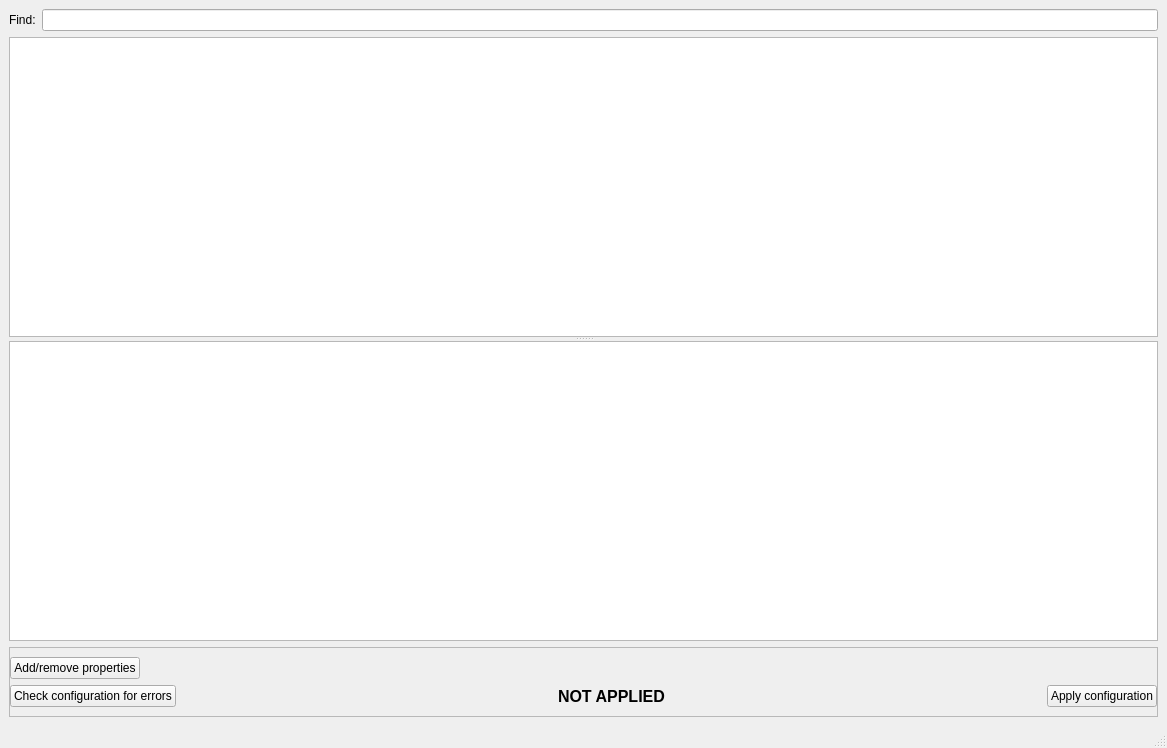
<?xml version="1.0" encoding="UTF-8"?>
<ui version="4.0">
 <class>OnLineEditor</class>
 <widget class="QMainWindow" name="OnLineEditor">
  <property name="geometry">
   <rect>
    <x>0</x>
    <y>0</y>
    <width>1167</width>
    <height>748</height>
   </rect>
  </property>
  <property name="windowTitle">
   <string>Online.xml Editor</string>
  </property>
  <widget class="QWidget" name="centralwidget">
   <layout class="QVBoxLayout" name="verticalLayout">
    <item>
     <layout class="QHBoxLayout" name="horizontalLayout_2">
      <item>
       <widget class="QLabel" name="label">
        <property name="text">
         <string>Find:</string>
        </property>
       </widget>
      </item>
      <item>
       <widget class="QLineEdit" name="le_find"/>
      </item>
     </layout>
    </item>
    <item>
     <widget class="QSplitter" name="splitter">
      <property name="orientation">
       <enum>Qt::Vertical</enum>
      </property>
      <widget class="QTreeView" name="tw_online">
       <property name="editTriggers">
        <set>QAbstractItemView::DoubleClicked</set>
       </property>
       <property name="dragEnabled">
        <bool>true</bool>
       </property>
       <property name="dragDropMode">
        <enum>QAbstractItemView::DragDrop</enum>
       </property>
       <property name="defaultDropAction">
        <enum>Qt::MoveAction</enum>
       </property>
       <property name="horizontalScrollMode">
        <enum>QAbstractItemView::ScrollPerItem</enum>
       </property>
      </widget>
      <widget class="QTableView" name="tb_device">
       <property name="editTriggers">
        <set>QAbstractItemView::DoubleClicked</set>
       </property>
       <property name="alternatingRowColors">
        <bool>false</bool>
       </property>
       <property name="selectionMode">
        <enum>QAbstractItemView::SingleSelection</enum>
       </property>
       <property name="selectionBehavior">
        <enum>QAbstractItemView::SelectRows</enum>
       </property>
      </widget>
     </widget>
    </item>
    <item>
     <widget class="QFrame" name="fr_device">
      <property name="frameShape">
       <enum>QFrame::StyledPanel</enum>
      </property>
      <property name="frameShadow">
       <enum>QFrame::Raised</enum>
      </property>
      <layout class="QVBoxLayout" name="verticalLayout_2">
       <property name="leftMargin">
        <number>0</number>
       </property>
       <property name="rightMargin">
        <number>0</number>
       </property>
       <item>
        <layout class="QHBoxLayout" name="horizontalLayout">
         <item>
          <widget class="QPushButton" name="but_edit_properties">
           <property name="text">
            <string>Add/remove properties</string>
           </property>
          </widget>
         </item>
         <item>
          <spacer name="horizontalSpacer">
           <property name="orientation">
            <enum>Qt::Horizontal</enum>
           </property>
           <property name="sizeHint" stdset="0">
            <size>
             <width>40</width>
             <height>20</height>
            </size>
           </property>
          </spacer>
         </item>
        </layout>
       </item>
       <item>
        <layout class="QHBoxLayout" name="horizontalLayout_3">
         <item>
          <widget class="QPushButton" name="but_check">
           <property name="text">
            <string>Check configuration for errors</string>
           </property>
          </widget>
         </item>
         <item>
          <spacer name="horizontalSpacer_2">
           <property name="orientation">
            <enum>Qt::Horizontal</enum>
           </property>
           <property name="sizeHint" stdset="0">
            <size>
             <width>40</width>
             <height>20</height>
            </size>
           </property>
          </spacer>
         </item>
         <item>
          <widget class="QLabel" name="lb_applied">
           <property name="font">
            <font>
             <pointsize>12</pointsize>
             <weight>75</weight>
             <bold>true</bold>
            </font>
           </property>
           <property name="text">
            <string>NOT APPLIED</string>
           </property>
          </widget>
         </item>
         <item>
          <spacer name="horizontalSpacer_3">
           <property name="orientation">
            <enum>Qt::Horizontal</enum>
           </property>
           <property name="sizeHint" stdset="0">
            <size>
             <width>40</width>
             <height>20</height>
            </size>
           </property>
          </spacer>
         </item>
         <item>
          <widget class="QPushButton" name="but_apply">
           <property name="text">
            <string>Apply configuration</string>
           </property>
          </widget>
         </item>
        </layout>
       </item>
      </layout>
     </widget>
    </item>
   </layout>
  </widget>
  <widget class="QMenuBar" name="menubar">
   <property name="geometry">
    <rect>
     <x>0</x>
     <y>0</y>
     <width>1167</width>
     <height>20</height>
    </rect>
   </property>
  </widget>
  <widget class="QStatusBar" name="statusbar"/>
 </widget>
 <resources/>
 <connections/>
</ui>
